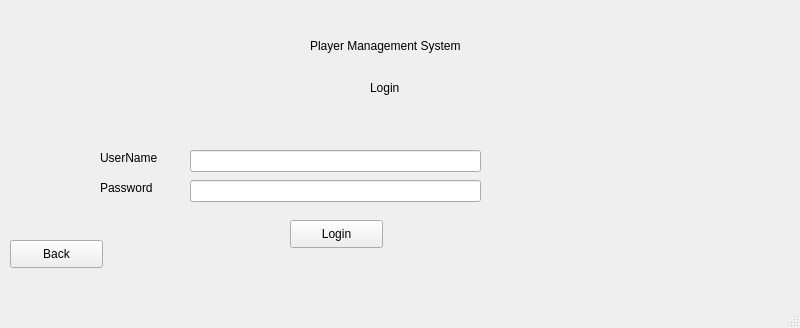
<?xml version="1.0" encoding="UTF-8"?>
<ui version="4.0">
 <class>MainWindow</class>
 <widget class="QMainWindow" name="MainWindow">
  <property name="geometry">
   <rect>
    <x>0</x>
    <y>0</y>
    <width>800</width>
    <height>328</height>
   </rect>
  </property>
  <property name="windowTitle">
   <string>MainWindow</string>
  </property>
  <widget class="QWidget" name="centralwidget">
   <widget class="QLabel" name="l_label_PlayerManagementSystem">
    <property name="geometry">
     <rect>
      <x>310</x>
      <y>30</y>
      <width>221</width>
      <height>31</height>
     </rect>
    </property>
    <property name="text">
     <string>Player Management System</string>
    </property>
   </widget>
   <widget class="QLabel" name="l_label_UserName">
    <property name="geometry">
     <rect>
      <x>100</x>
      <y>150</y>
      <width>81</width>
      <height>16</height>
     </rect>
    </property>
    <property name="text">
     <string>UserName</string>
    </property>
   </widget>
   <widget class="QLabel" name="l_label_Password">
    <property name="geometry">
     <rect>
      <x>100</x>
      <y>180</y>
      <width>55</width>
      <height>16</height>
     </rect>
    </property>
    <property name="text">
     <string>Password</string>
    </property>
   </widget>
   <widget class="QLineEdit" name="l_lineEdit_UserName">
    <property name="geometry">
     <rect>
      <x>190</x>
      <y>150</y>
      <width>291</width>
      <height>22</height>
     </rect>
    </property>
   </widget>
   <widget class="QLineEdit" name="l_lineEdit_Password">
    <property name="geometry">
     <rect>
      <x>190</x>
      <y>180</y>
      <width>291</width>
      <height>22</height>
     </rect>
    </property>
   </widget>
   <widget class="QLabel" name="l_label_Login">
    <property name="geometry">
     <rect>
      <x>370</x>
      <y>80</y>
      <width>55</width>
      <height>16</height>
     </rect>
    </property>
    <property name="text">
     <string>Login</string>
    </property>
   </widget>
   <widget class="QPushButton" name="l_BackButton">
    <property name="geometry">
     <rect>
      <x>10</x>
      <y>240</y>
      <width>93</width>
      <height>28</height>
     </rect>
    </property>
    <property name="text">
     <string>Back</string>
    </property>
   </widget>
   <widget class="QPushButton" name="l_pushButton_Login">
    <property name="geometry">
     <rect>
      <x>290</x>
      <y>220</y>
      <width>93</width>
      <height>28</height>
     </rect>
    </property>
    <property name="text">
     <string>Login</string>
    </property>
   </widget>
  </widget>
  <widget class="QMenuBar" name="menubar">
   <property name="geometry">
    <rect>
     <x>0</x>
     <y>0</y>
     <width>800</width>
     <height>26</height>
    </rect>
   </property>
  </widget>
  <widget class="QStatusBar" name="statusbar"/>
 </widget>
 <resources/>
 <connections/>
</ui>
